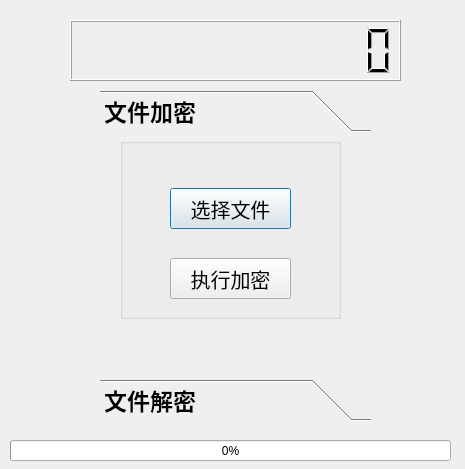
<?xml version="1.0" encoding="UTF-8"?>
<ui version="4.0">
 <class>encoder</class>
 <widget class="QDialog" name="encoder">
  <property name="geometry">
   <rect>
    <x>0</x>
    <y>0</y>
    <width>465</width>
    <height>469</height>
   </rect>
  </property>
  <property name="windowTitle">
   <string>文件加密助手</string>
  </property>
  <widget class="QToolBox" name="toolBox">
   <property name="enabled">
    <bool>true</bool>
   </property>
   <property name="geometry">
    <rect>
     <x>100</x>
     <y>90</y>
     <width>271</width>
     <height>331</height>
    </rect>
   </property>
   <property name="font">
    <font>
     <pointsize>17</pointsize>
     <weight>75</weight>
     <bold>true</bold>
    </font>
   </property>
   <property name="currentIndex">
    <number>0</number>
   </property>
   <widget class="QWidget" name="page">
    <property name="geometry">
     <rect>
      <x>0</x>
      <y>0</y>
      <width>271</width>
      <height>235</height>
     </rect>
    </property>
    <attribute name="label">
     <string>文件加密</string>
    </attribute>
    <widget class="QGroupBox" name="groupBox">
     <property name="geometry">
      <rect>
       <x>20</x>
       <y>0</y>
       <width>221</width>
       <height>181</height>
      </rect>
     </property>
     <property name="title">
      <string/>
     </property>
     <widget class="QPushButton" name="pushButton1">
      <property name="geometry">
       <rect>
        <x>50</x>
        <y>50</y>
        <width>121</width>
        <height>41</height>
       </rect>
      </property>
      <property name="font">
       <font>
        <pointsize>15</pointsize>
        <weight>50</weight>
        <bold>false</bold>
       </font>
      </property>
      <property name="text">
       <string>选择文件</string>
      </property>
     </widget>
     <widget class="QPushButton" name="pushButton2">
      <property name="geometry">
       <rect>
        <x>50</x>
        <y>120</y>
        <width>121</width>
        <height>41</height>
       </rect>
      </property>
      <property name="font">
       <font>
        <pointsize>15</pointsize>
        <weight>50</weight>
        <bold>false</bold>
       </font>
      </property>
      <property name="text">
       <string>执行加密</string>
      </property>
     </widget>
    </widget>
   </widget>
   <widget class="QWidget" name="page_2">
    <property name="geometry">
     <rect>
      <x>0</x>
      <y>0</y>
      <width>271</width>
      <height>235</height>
     </rect>
    </property>
    <attribute name="label">
     <string>文件解密</string>
    </attribute>
    <widget class="QGroupBox" name="groupBox_2">
     <property name="geometry">
      <rect>
       <x>20</x>
       <y>-30</y>
       <width>221</width>
       <height>251</height>
      </rect>
     </property>
     <property name="title">
      <string/>
     </property>
     <widget class="QPushButton" name="pushButton3">
      <property name="geometry">
       <rect>
        <x>50</x>
        <y>50</y>
        <width>121</width>
        <height>41</height>
       </rect>
      </property>
      <property name="font">
       <font>
        <pointsize>15</pointsize>
        <weight>50</weight>
        <bold>false</bold>
       </font>
      </property>
      <property name="text">
       <string>选择文件</string>
      </property>
     </widget>
     <widget class="QPushButton" name="pushButton4">
      <property name="geometry">
       <rect>
        <x>50</x>
        <y>190</y>
        <width>121</width>
        <height>41</height>
       </rect>
      </property>
      <property name="font">
       <font>
        <pointsize>15</pointsize>
        <weight>50</weight>
        <bold>false</bold>
       </font>
      </property>
      <property name="text">
       <string>执行解密</string>
      </property>
     </widget>
     <widget class="QPushButton" name="pushButton5">
      <property name="geometry">
       <rect>
        <x>50</x>
        <y>120</y>
        <width>121</width>
        <height>41</height>
       </rect>
      </property>
      <property name="font">
       <font>
        <pointsize>15</pointsize>
        <weight>50</weight>
        <bold>false</bold>
       </font>
      </property>
      <property name="text">
       <string>秘钥文件</string>
      </property>
     </widget>
    </widget>
   </widget>
  </widget>
  <widget class="QLCDNumber" name="lcdNumber">
   <property name="geometry">
    <rect>
     <x>70</x>
     <y>20</y>
     <width>331</width>
     <height>61</height>
    </rect>
   </property>
   <property name="font">
    <font>
     <pointsize>15</pointsize>
    </font>
   </property>
   <property name="digitCount">
    <number>12</number>
   </property>
   <property name="mode">
    <enum>QLCDNumber::Dec</enum>
   </property>
  </widget>
  <widget class="QProgressBar" name="progressBar">
   <property name="geometry">
    <rect>
     <x>10</x>
     <y>440</y>
     <width>441</width>
     <height>21</height>
    </rect>
   </property>
   <property name="value">
    <number>0</number>
   </property>
  </widget>
 </widget>
 <resources/>
 <connections/>
</ui>
